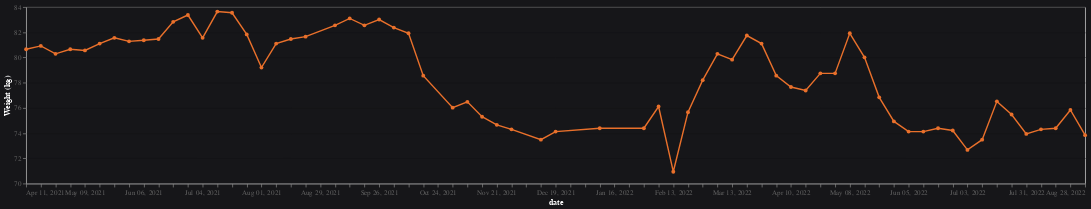

The notebook cell this image was saved under:
### Code cell
# weight graph (lower is better)

chart = single.make_chart(4, False)

chart

### Figure 1 — Vega-Lite specification as saved in the notebook (floating-point values rounded to 4 significant figures)
{"$schema": "https://vega.github.io/schema/vega-lite/v4.17.0.json", "config": {"axis": {"gridColor": "#131316", "labelColor": "#666666", "titleColor": "#ffffff"}, "background": "#161619", "view": {"continuousHeight": 300, "continuousWidth": 400}}, "data": {"name": "data-9f355c7b6fa11bbbbd1a3376588ef2bb"}, "datasets": {"data-9f355c7b6fa11bbbbd1a3376588ef2bb": [{"Weight (kg)": 80.65, "date": "2021-04-11T00:00:00"}, {"Weight (kg)": 80.92, "date": "2021-04-18T00:00:00"}, {"Weight (kg)": 80.29, "date": "2021-04-25T00:00:00"}, {"Weight (kg)": 80.65, "date": "2021-05-02T00:00:00"}, {"Weight (kg)": 80.56, "date": "2021-05-09T00:00:00"}, {"Weight (kg)": 81.1, "date": "2021-05-16T00:00:00"}, {"Weight (kg)": 81.56, "date": "2021-05-23T00:00:00"}, {"Weight (kg)": 81.28, "date": "2021-05-30T00:00:00"}, {"Weight (kg)": 81.37, "date": "2021-06-06T00:00:00"}, {"Weight (kg)": 81.47, "date": "2021-06-13T00:00:00"}, {"Weight (kg)": 82.83, "date": "2021-06-20T00:00:00"}, {"Weight (kg)": 83.37, "date": "2021-06-27T00:00:00"}, {"Weight (kg)": 81.56, "date": "2021-07-04T00:00:00"}, {"Weight (kg)": 83.64, "date": "2021-07-11T00:00:00"}, {"Weight (kg)": 83.55, "date": "2021-07-18T00:00:00"}, {"Weight (kg)": 81.83, "date": "2021-07-25T00:00:00"}, {"Weight (kg)": 79.2, "date": "2021-08-01T00:00:00"}, {"Weight (kg)": 81.1, "date": "2021-08-08T00:00:00"}, {"Weight (kg)": 81.47, "date": "2021-08-15T00:00:00"}, {"Weight (kg)": 81.65, "date": "2021-08-22T00:00:00"}, {"Weight (kg)": 82.55, "date": "2021-09-05T00:00:00"}, {"Weight (kg)": 83.1, "date": "2021-09-12T00:00:00"}, {"Weight (kg)": 82.55, "date": "2021-09-19T00:00:00"}, {"Weight (kg)": 83.01, "date": "2021-09-26T00:00:00"}, {"Weight (kg)": 82.37, "date": "2021-10-03T00:00:00"}, {"Weight (kg)": 81.92, "date": "2021-10-10T00:00:00"}, {"Weight (kg)": 78.56, "date": "2021-10-17T00:00:00"}, {"Weight (kg)": 76.02, "date": "2021-10-31T00:00:00"}, {"Weight (kg)": 76.48, "date": "2021-11-07T00:00:00"}, {"Weight (kg)": 75.3, "date": "2021-11-14T00:00:00"}, {"Weight (kg)": 74.66, "date": "2021-11-21T00:00:00"}, {"Weight (kg)": 74.3, "date": "2021-11-28T00:00:00"}, {"Weight (kg)": 73.48, "date": "2021-12-12T00:00:00"}, {"Weight (kg)": 74.12, "date": "2021-12-19T00:00:00"}, {"Weight (kg)": 74.39, "date": "2022-01-09T00:00:00"}, {"Weight (kg)": 74.39, "date": "2022-01-30T00:00:00"}, {"Weight (kg)": 76.11, "date": "2022-02-06T00:00:00"}, {"Weight (kg)": 70.94, "date": "2022-02-13T00:00:00"}, {"Weight (kg)": 75.66, "date": "2022-02-20T00:00:00"}, {"Weight (kg)": 78.2, "date": "2022-02-27T00:00:00"}, {"Weight (kg)": 80.29, "date": "2022-03-06T00:00:00"}, {"Weight (kg)": 79.83, "date": "2022-03-13T00:00:00"}, {"Weight (kg)": 81.74, "date": "2022-03-20T00:00:00"}, {"Weight (kg)": 81.1, "date": "2022-03-27T00:00:00"}, {"Weight (kg)": 78.56, "date": "2022-04-03T00:00:00"}, {"Weight (kg)": 77.66, "date": "2022-04-10T00:00:00"}, {"Weight (kg)": 77.38, "date": "2022-04-17T00:00:00"}, {"Weight (kg)": 78.74, "date": "2022-04-24T00:00:00"}, {"Weight (kg)": 78.74, "date": "2022-05-01T00:00:00"}, {"Weight (kg)": 81.92, "date": "2022-05-08T00:00:00"}, {"Weight (kg)": 80.01, "date": "2022-05-15T00:00:00"}, {"Weight (kg)": 76.84, "date": "2022-05-22T00:00:00"}, {"Weight (kg)": 74.93, "date": "2022-05-29T00:00:00"}, {"Weight (kg)": 74.12, "date": "2022-06-05T00:00:00"}, {"Weight (kg)": 74.12, "date": "2022-06-12T00:00:00"}, {"Weight (kg)": 74.39, "date": "2022-06-19T00:00:00"}, {"Weight (kg)": 74.21, "date": "2022-06-26T00:00:00"}, {"Weight (kg)": 72.67, "date": "2022-07-03T00:00:00"}, {"Weight (kg)": 73.48, "date": "2022-07-10T00:00:00"}, {"Weight (kg)": 76.52, "date": "2022-07-17T00:00:00"}, {"Weight (kg)": 75.48, "date": "2022-07-24T00:00:00"}, {"Weight (kg)": 73.94, "date": "2022-07-31T00:00:00"}, {"Weight (kg)": 74.3, "date": "2022-08-07T00:00:00"}, {"Weight (kg)": 74.39, "date": "2022-08-14T00:00:00"}, {"Weight (kg)": 75.84, "date": "2022-08-21T00:00:00"}, {"Weight (kg)": 73.84, "date": "2022-08-28T00:00:00"}]}, "encoding": {"color": {"value": "#e9702b"}, "x": {"axis": {"grid": false}, "field": "date", "sort": "-x", "timeUnit": "yearmonthdate", "title": "date", "type": "temporal"}, "y": {"field": "Weight (kg)", "scale": {"zero": false}, "title": "Weight (kg)", "type": "quantitative"}}, "height": 250, "mark": {"point": true, "type": "line"}, "width": 1500}
